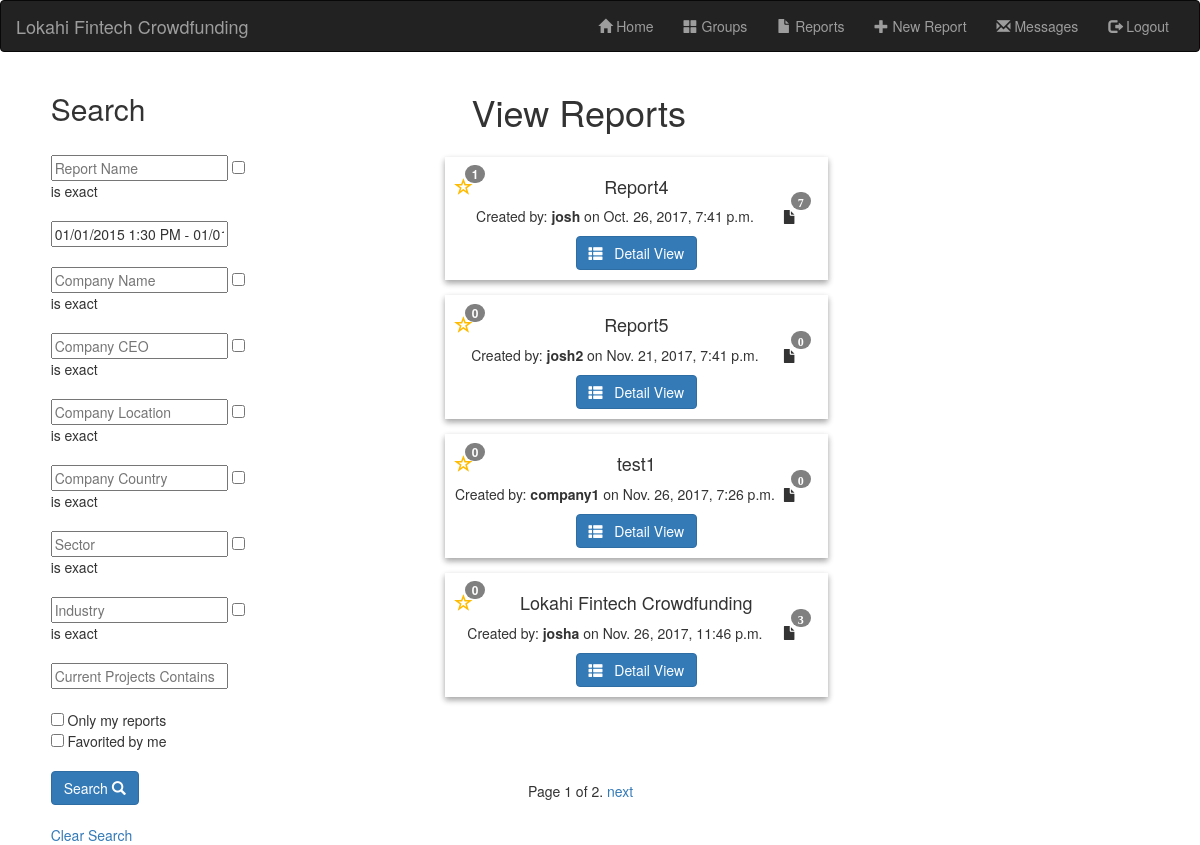
/app/reports/ (signed in), run on the app's committed database.
### app/models.py (models this page shows, shortened)
class Report(models.Model):
    reportName = models.CharField(max_length=50, default="NO_NAME")
    companyUser = models.ForeignKey(User, on_delete=models.SET_NULL, null=True, blank=True, related_name="companyUser")
    timeStamp = models.DateTimeField(null=True, blank=True)
    companyName = models.CharField(max_length=50)
    companyCEO = models.CharField(max_length=50)
    companyPhone = models.CharField(max_length=12)
    companyEmail = models.CharField(max_length=50)
    companyLocation = models.CharField(max_length=50)
    companyCountry = models.CharField(max_length=3, choices=COUNTRY_CHOICES, default="US")
    sector = models.CharField(max_length=50)
    industry = models.CharField(max_length=50)
    currentProjects = models.CharField(max_length=200)
    accessType = models.CharField(max_length=7, choices=(("private", "private"), ("public", "public")), default="public")
    files = models.ManyToManyField(ReportFile, blank=True)
    stars = models.ManyToManyField(User, blank=True, related_name="starred")
    def get_absolute_url(self):
        return reverse('report_detail', args=[str(self.id)])
    class Meta:
        permissions = (
            ('can_view_reports', "Can view reports"),
            ('can_change_reports', "Can change reports")
        )

### app/views.py (the view)
class reports(generic.ListView):
    model = Report
    paginate_by = 4
    context_object_name = 'user_reports'
    template_name = 'report_list.html'
    def get_queryset(self):
        result = Report.objects.all()
        if(self.request.user.groups.filter(name='Site Manager').exists() == False):
            result = result.filter(Q(accessType = "public") | Q(companyUser = self.request.user)|Q(usermadegroup__members=self.request.user)).distinct()
        return result

### app/templatetags/url_tags.py (called while the page is built)
@register.simple_tag(takes_context=True)
def url_replace(context, **kwargs):
    query = context['request'].GET.dict()
    query.update(kwargs)
    return urlencode(query)

### app/templatetags/user_tags.py (called while the page is built)
@register.filter('has_group')
def has_group(user, group_name):
    groups = user.groups.all().values_list('name', flat=True)
    return True if group_name in groups else False

### app/templates/report_list.html (shortened to what this page needs)
{% extends "base_generic.html" %}
{% block content %}
<h1 id="reportListTitle">View Reports</h1>
    {% if user.is_authenticated %}
    <form id="reportSearch" action="{% url 'reports_search' %}"  method="get" accept-charset="utf-8">
        <h2>Search</h2>
        <br>
        <input name="reportName" type="text" placeholder="Report Name">
        <input name="reportNameExact" type="checkbox"> is exact
        <br><br>
        <input type="text" name="daterange" value="01/01/2015 1:30 PM - 01/01/2018 2:00 PM" />
        <br><br>
        <input name="companyName" type="text" placeholder="Company Name">
        <input name="companyNameExact" type="checkbox"> is exact
        <br><br>
        <input name="companyCEO" type="text" placeholder="Company CEO">
        <input name="companyCEOExact" type="checkbox"> is exact
        <br><br>
        <input name="companyLocation" type="text" placeholder="Company Location">
        <input name="companyLocationExact" type="checkbox"> is exact
        <br><br>
        <input name="companyCountry" type="text" placeholder="Company Country">
        <input name="companyCountryExact" type="checkbox"> is exact
        <br><br>
        <input name="sector" type="text" placeholder="Sector">
        <input name="sectorExact" type="checkbox"> is exact
        <br><br>
        <input name="industry" type="text" placeholder="Industry">
        <input name="industryExact" type="checkbox"> is exact
        <br><br>
        <input name="currentProjects" type="text" placeholder="Current Projects Contains">
        <br><br>
        <input name="myReports" type="checkbox"> Only my reports
        <br>
        <input name="favorited" type="checkbox"> Favorited by me
        <br><br>
        <button class="btn btn-primary" type="submit">Search <span class="glyphicon glyphicon-search"></button>
        <br><br>
        <a href="{% url 'reports'%}?next={{request.path}}">Clear Search</a>
    </form>
        {% if user_reports %}
        <ul id="reportList">
        {% for report in user_reports %}
        <div id = "reportCards" class="card text-center">
            <div class="card-block">
              <p style="position:absolute">
                  <a href="{% url 'star_report' report.id 'list' %}">
                    {% if user in report.stars.all %}
                    <span id="star" class="glyphicon glyphicon-star" style="float:left;">
                    {% else %}
                    <span id="star" class="glyphicon glyphicon-star-empty" style="float:left;">
                    {% endif %}
                  </a>
                  <span class="badge badge-notify">
                      {{ report.stars.count }}
                  </span>
                </p>
              <h4 class="card-title">{{ report.reportName }}</h4>
              <p class="card-text">Created by: <b>{{ report.companyUser }}</b> on {{ report.timeStamp }}
                &nbsp; <span class="glyphicon glyphicon-file" style="float:right;">
                        <span class="badge badge-notify">{{ report.files.count }}</span>
                </span>
              </p>
              <a href="{{ report.get_absolute_url }}" class="btn btn-primary">
                  <span class="glyphicon glyphicon-th-list"> </span>
                  &nbsp; Detail View
                </a>
            </div>
          </div>
        {% endfor %}
        </ul>
        {% else %}
        <p id="reportList">There are no reports.</p>
        {% endif %}
    {% endif %}
{% endblock %}

### app/static/css/styles.css (style rules this page uses)
#reportSearch { padding-left:5%; width:25%; position: absolute; top:0%; }
#reportListTitle { padding-left:48%; }
#reportList { left:40%; position: absolute; }
#reportCards { box-shadow: 0 3px 6px rgba(0,0,0,0.16), 0 3px 6px rgba(0,0,0,0.23); padding: 10px; margin: 15px; }
.badge-notify { background:grey; position:relative; top: -15px; left: -20px; margin-right: -13px; min-width: 6px; }
#star { color: rgb(255, 187, 0); font-size: 18px; }

### data on the page
Report: stars.count "1", reportName "Report4", companyUser "josh", timeStamp "Oct. 26, 2017, 7:41 p.m.", files.count "7"
Report: stars.count "0", reportName "Report5", companyUser "josh2", timeStamp "Nov. 21, 2017, 7:41 p.m.", files.count "0"
Report: stars.count "0", reportName "test1", companyUser "company1", timeStamp "Nov. 26, 2017, 7:26 p.m.", files.count "0"
Report: stars.count "0", reportName "Lokahi Fintech Crowdfunding", companyUser "josha", timeStamp "Nov. 26, 2017, 11:46 p.m.", files.count "3"

### other printed values
{{ page_obj.number }} "1"
{{ page_obj.paginator.num_pages }} "2"
